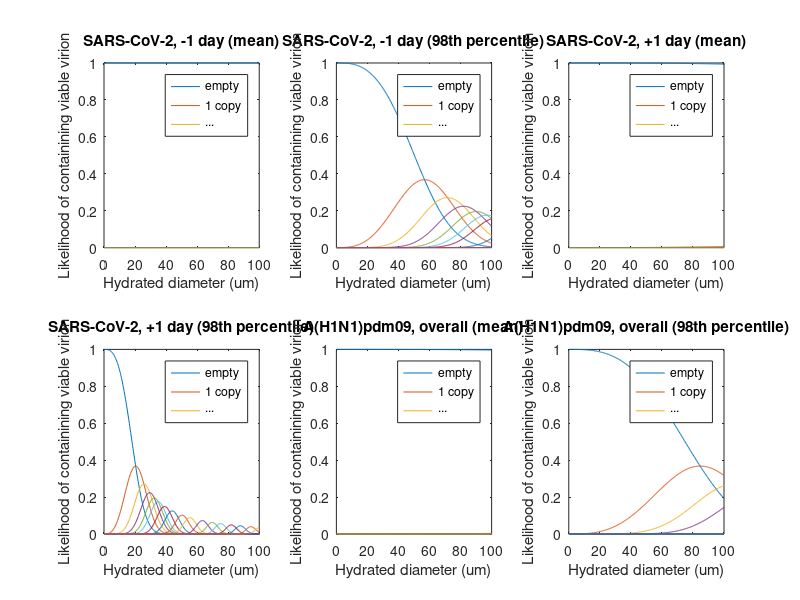

Recreate this plot in MATLAB.
%This script determines the likelihoods of respiratory droplets and 
%aerosols containing SARS-CoV-2 or influenza A(H1N1)pdm09 upon 
%atomization from the respiratory tract. It uses the delta method to 
%determine variance + various estimates of respiratory viral load. 

clear all
close all
clc

%Define values
p = 997e3; %Density of water at room temperature {g/m3}
Vml_Vg = 1; %Conversion factor (volume) from g to ml for water at room
            %temperature
v_SARS2_1daypre = 5.48; %SARS-CoV-2 mean viral load, -1 day {log10 copies/ml}
v_SARS2_1daypre_98 = 10.01992; %SARS-CoV-2 viral load (95th percentile), -1 day {log10 copies/ml}

v_SARS2_1daypost = 7.08; %SARS-CoV-2 mean viral load, -1 day {log10 copies/ml}
v_SARS2_1daypost_98 = 11.35414; %SARS-CoV-2 viral load (95th percentile), -1 day {log10 copies/ml}

v_H1N1 = 6.81; %A(H1N1)pdm09 mean viral load {log10 copies/ml}
v_H1N1_98 = 9.49969; %A(H1N1)pdm09 viral load (95th percentile), top 10% {log10 copies/ml}

gamma = 0.1e-2; %viability proportion {%}

d = linspace(0.1,100,334)'*1e-6; %particle diameters {m}
V = (p*pi*Vml_Vg/6)* d.^3; %particle volumes {ml}


%Initialize matrices for Poisson lamda, partitioning likelihood and
%variance (via delta method)
n = [0:1:140]; %up to 140 viable virions

lamda_SARS2_1daypre = zeros(length(d),1);
P_SARS2_1daypre = zeros(length(d),length(n));
Var_SARS2_1daypre = zeros(length(d),length(n));

lamda_SARS2_1daypre_98 = zeros(length(d),1);
P_SARS2_1daypre_98 = zeros(length(d),length(n));
Var_SARS2_1daypre_98 = zeros(length(d),length(n));

lamda_SARS2_1daypost = zeros(length(d),1);
P_SARS2_1daypost = zeros(length(d),length(n));
Var_SARS2_1daypost = zeros(length(d),length(n));

lamda_SARS2_1daypost_98 = zeros(length(d),1);
P_SARS2_1daypost_98 = zeros(length(d),length(n));
Var_SARS2_1daypost_98 = zeros(length(d),length(n));

lamda_H1N1 = zeros(length(d),1);
P_H1N1 = zeros(length(d),length(n));
Var_H1N1 = zeros(length(d),length(n));

lamda_H1N1_98 = zeros(length(d),1);
P_H1N1_98 = zeros(length(d),length(n));
Var_H1N1_98 = zeros(length(d),length(n));


%Determine likelihoods for virus partitioning based on Poisson statistics
for i = 1 : length(d)
    lamda_SARS2_1daypre(i) = (10^v_SARS2_1daypre)* V(i)*gamma;
    lamda_SARS2_1daypre_98(i) = (10^v_SARS2_1daypre_98)* V(i)*gamma;
    
    lamda_SARS2_1daypost(i) = (10^v_SARS2_1daypost)* V(i)*gamma;
    lamda_SARS2_1daypost_98(i) = (10^v_SARS2_1daypost_98)* V(i)*gamma;
    
    lamda_H1N1(i) = (10^v_H1N1)* V(i)*gamma;
    lamda_H1N1_98(i) = (10^v_H1N1_98)* V(i)*gamma;
    
        for k = 1 : length(n)
        P_SARS2_1daypre(i,k) = (lamda_SARS2_1daypre(i)^n(k))* ...
            exp(-lamda_SARS2_1daypre(i))/ factorial(n(k));
        Var_SARS2_1daypre(i,k) = lamda_SARS2_1daypre(i)* ...
            ( exp(-lamda_SARS2_1daypre(i))* lamda_SARS2_1daypre(i)^...
            (n(k)-1)* (n(k) - lamda_SARS2_1daypre(i))/ factorial(n(k)) )^2;
        
        P_SARS2_1daypre_98(i,k) = (lamda_SARS2_1daypre_98(i)^n(k))* ...
            exp(-lamda_SARS2_1daypre_98(i))/ factorial(n(k));
        Var_SARS2_1daypre_98(i,k) = lamda_SARS2_1daypre_98(i)* ...
            ( exp(-lamda_SARS2_1daypre_98(i))* lamda_SARS2_1daypre_98(i)^...
            (n(k)-1)* (n(k) - lamda_SARS2_1daypre_98(i))/ factorial(n(k)) )^2;
        
        P_SARS2_1daypost(i,k) = (lamda_SARS2_1daypost(i)^n(k))* ...
            exp(-lamda_SARS2_1daypost(i))/ factorial(n(k));
        Var_SARS2_1daypost(i,k) = lamda_SARS2_1daypost(i)* ...
            ( exp(-lamda_SARS2_1daypost(i))* lamda_SARS2_1daypost(i)^...
            (n(k)-1)* (n(k) - lamda_SARS2_1daypost(i))/ factorial(n(k)) )^2;
        
        P_SARS2_1daypost_98(i,k) = (lamda_SARS2_1daypost_98(i)^n(k))* ...
            exp(-lamda_SARS2_1daypost_98(i))/ factorial(n(k));
        Var_SARS2_1daypost_98(i,k) = lamda_SARS2_1daypost_98(i)* ...
            ( exp(-lamda_SARS2_1daypost_98(i))* lamda_SARS2_1daypost_98(i)^...
            (n(k)-1)* (n(k) - lamda_SARS2_1daypost_98(i))/ factorial(n(k)) )^2;
        
        P_H1N1(i,k) = (lamda_H1N1(i)^n(k))* exp(-lamda_H1N1(i)) /...
            factorial(n(k));
        Var_H1N1(i,k) = lamda_H1N1(i)* ...
            ( exp(-lamda_H1N1(i))* lamda_H1N1(i)^...
            (n(k)-1)* (n(k) - lamda_H1N1(i))/ factorial(n(k)) )^2;
        
        P_H1N1_98(i,k) = (lamda_H1N1_98(i)^n(k))* ...
            exp(-lamda_H1N1_98(i))/ factorial(n(k));
        Var_H1N1_98(i,k) = lamda_H1N1_98(i)* ...
            ( exp(-lamda_H1N1_98(i))* lamda_H1N1_98(i)^...
            (n(k)-1)* (n(k) - lamda_H1N1_98(i))/ factorial(n(k)) )^2;
        end
        
end

subplot(2,3,1)
plot(d*1e6, P_SARS2_1daypre(:,1))
hold on
plot(d*1e6, P_SARS2_1daypre(:,2))
plot(d*1e6, P_SARS2_1daypre(:,3))
plot(d*1e6, P_SARS2_1daypre(:,4))
plot(d*1e6, P_SARS2_1daypre(:,5))
hold off
title('SARS-CoV-2, -1 day (mean)')
xlabel('Hydrated diameter (um)')
ylabel('Likelihood of containining viable virion')
legend('empty','1 copy', '...')

subplot(2,3,2)
plot(d*1e6, P_SARS2_1daypre_98(:,1))
hold on
plot(d*1e6, P_SARS2_1daypre_98(:,2))
plot(d*1e6, P_SARS2_1daypre_98(:,3))
plot(d*1e6, P_SARS2_1daypre_98(:,4))
plot(d*1e6, P_SARS2_1daypre_98(:,5))
plot(d*1e6, P_SARS2_1daypre_98(:,6))
plot(d*1e6, P_SARS2_1daypre_98(:,7))
plot(d*1e6, P_SARS2_1daypre_98(:,10))
plot(d*1e6, P_SARS2_1daypre_98(:,15))
plot(d*1e6, P_SARS2_1daypre_98(:,20))
plot(d*1e6, P_SARS2_1daypre_98(:,30))
hold off
title('SARS-CoV-2, -1 day (98th percentile)')
xlabel('Hydrated diameter (um)')
ylabel('Likelihood of containining viable virion')
legend('empty','1 copy', '...')

subplot(2,3,3)
plot(d*1e6, P_SARS2_1daypost(:,1))
hold on
plot(d*1e6, P_SARS2_1daypost(:,2))
plot(d*1e6, P_SARS2_1daypost(:,3))
plot(d*1e6, P_SARS2_1daypost(:,4))
plot(d*1e6, P_SARS2_1daypost(:,5))
hold off
title('SARS-CoV-2, +1 day (mean)')
xlabel('Hydrated diameter (um)')
ylabel('Likelihood of containining viable virion')
legend('empty','1 copy', '...')

subplot(2,3,4)
plot(d*1e6, P_SARS2_1daypost_98(:,1))
hold on
plot(d*1e6, P_SARS2_1daypost_98(:,2))
plot(d*1e6, P_SARS2_1daypost_98(:,3))
plot(d*1e6, P_SARS2_1daypost_98(:,4))
plot(d*1e6, P_SARS2_1daypost_98(:,5))
plot(d*1e6, P_SARS2_1daypost_98(:,6))
plot(d*1e6, P_SARS2_1daypost_98(:,8))
plot(d*1e6, P_SARS2_1daypost_98(:,11))
plot(d*1e6, P_SARS2_1daypost_98(:,16))
plot(d*1e6, P_SARS2_1daypost_98(:,21))
plot(d*1e6, P_SARS2_1daypost_98(:,31))
plot(d*1e6, P_SARS2_1daypost_98(:,41))
plot(d*1e6, P_SARS2_1daypost_98(:,51))
plot(d*1e6, P_SARS2_1daypost_98(:,66))
plot(d*1e6, P_SARS2_1daypost_98(:,81))
plot(d*1e6, P_SARS2_1daypost_98(:,101))
plot(d*1e6, P_SARS2_1daypost_98(:,121))
plot(d*1e6, P_SARS2_1daypost_98(:,141))
hold off
title('SARS-CoV-2, +1 day (98th percentile)')
xlabel('Hydrated diameter (um)')
ylabel('Likelihood of containining viable virion')
legend('empty','1 copy', '...')

subplot(2,3,5)
plot(d*1e6, P_H1N1(:,1))
hold on
plot(d*1e6, P_H1N1(:,2))
plot(d*1e6, P_H1N1(:,3))
plot(d*1e6, P_H1N1(:,4))
plot(d*1e6, P_H1N1(:,5))
hold off
title('A(H1N1)pdm09, overall (mean)')
xlabel('Hydrated diameter (um)')
ylabel('Likelihood of containining viable virion')
legend('empty','1 copy', '...')

subplot(2,3,6)
plot(d*1e6, P_H1N1_98(:,1))
hold on
plot(d*1e6, P_H1N1_98(:,2))
plot(d*1e6, P_H1N1_98(:,3))
plot(d*1e6, P_H1N1_98(:,4))
plot(d*1e6, P_H1N1(:,5))
plot(d*1e6, P_H1N1(:,6))
plot(d*1e6, P_H1N1(:,7))
plot(d*1e6, P_H1N1(:,10))
hold off
title('A(H1N1)pdm09, overall (98th percentile)')
xlabel('Hydrated diameter (um)')
ylabel('Likelihood of containining viable virion')
legend('empty','1 copy', '...')